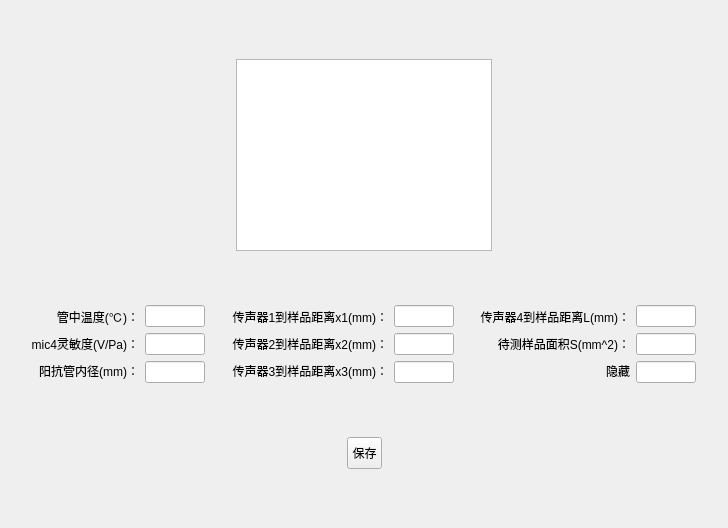
<?xml version="1.0" encoding="UTF-8"?>
<ui version="4.0">
 <class>Form</class>
 <widget class="QWidget" name="Form">
  <property name="geometry">
   <rect>
    <x>0</x>
    <y>0</y>
    <width>728</width>
    <height>528</height>
   </rect>
  </property>
  <property name="windowTitle">
   <string>Form</string>
  </property>
  <layout class="QVBoxLayout" name="verticalLayout_7" stretch="4,2,1">
   <item>
    <layout class="QHBoxLayout" name="horizontalLayout_3">
     <item>
      <spacer name="horizontalSpacer_3">
       <property name="orientation">
        <enum>Qt::Horizontal</enum>
       </property>
       <property name="sizeHint" stdset="0">
        <size>
         <width>40</width>
         <height>20</height>
        </size>
       </property>
      </spacer>
     </item>
     <item>
      <widget class="QGraphicsView" name="graphicsView">
       <property name="enabled">
        <bool>true</bool>
       </property>
       <property name="sizePolicy">
        <sizepolicy hsizetype="Fixed" vsizetype="Fixed">
         <horstretch>0</horstretch>
         <verstretch>0</verstretch>
        </sizepolicy>
       </property>
      </widget>
     </item>
     <item>
      <spacer name="horizontalSpacer_4">
       <property name="orientation">
        <enum>Qt::Horizontal</enum>
       </property>
       <property name="sizeHint" stdset="0">
        <size>
         <width>40</width>
         <height>20</height>
        </size>
       </property>
      </spacer>
     </item>
    </layout>
   </item>
   <item>
    <layout class="QHBoxLayout" name="horizontalLayout">
     <item>
      <spacer name="horizontalSpacer_5">
       <property name="orientation">
        <enum>Qt::Horizontal</enum>
       </property>
       <property name="sizeHint" stdset="0">
        <size>
         <width>40</width>
         <height>20</height>
        </size>
       </property>
      </spacer>
     </item>
     <item>
      <layout class="QVBoxLayout" name="verticalLayout">
       <item>
        <widget class="QLabel" name="label">
         <property name="sizePolicy">
          <sizepolicy hsizetype="Minimum" vsizetype="Fixed">
           <horstretch>0</horstretch>
           <verstretch>0</verstretch>
          </sizepolicy>
         </property>
         <property name="layoutDirection">
          <enum>Qt::LeftToRight</enum>
         </property>
         <property name="text">
          <string>管中温度(℃)：</string>
         </property>
         <property name="alignment">
          <set>Qt::AlignRight|Qt::AlignTrailing|Qt::AlignVCenter</set>
         </property>
        </widget>
       </item>
       <item>
        <widget class="QLabel" name="label_2">
         <property name="sizePolicy">
          <sizepolicy hsizetype="Minimum" vsizetype="Fixed">
           <horstretch>0</horstretch>
           <verstretch>0</verstretch>
          </sizepolicy>
         </property>
         <property name="text">
          <string>mic4灵敏度(V/Pa)：</string>
         </property>
         <property name="alignment">
          <set>Qt::AlignRight|Qt::AlignTrailing|Qt::AlignVCenter</set>
         </property>
        </widget>
       </item>
       <item>
        <widget class="QLabel" name="label_5">
         <property name="sizePolicy">
          <sizepolicy hsizetype="Minimum" vsizetype="Fixed">
           <horstretch>0</horstretch>
           <verstretch>0</verstretch>
          </sizepolicy>
         </property>
         <property name="text">
          <string>阳抗管内径(mm)：</string>
         </property>
         <property name="alignment">
          <set>Qt::AlignRight|Qt::AlignTrailing|Qt::AlignVCenter</set>
         </property>
        </widget>
       </item>
      </layout>
     </item>
     <item>
      <layout class="QVBoxLayout" name="verticalLayout_2">
       <item>
        <widget class="QLineEdit" name="tube_temperature_value">
         <property name="sizePolicy">
          <sizepolicy hsizetype="Minimum" vsizetype="Fixed">
           <horstretch>0</horstretch>
           <verstretch>0</verstretch>
          </sizepolicy>
         </property>
         <property name="maximumSize">
          <size>
           <width>60</width>
           <height>16777215</height>
          </size>
         </property>
         <property name="alignment">
          <set>Qt::AlignCenter</set>
         </property>
        </widget>
       </item>
       <item>
        <widget class="QLineEdit" name="mic4_sensitivity_value">
         <property name="sizePolicy">
          <sizepolicy hsizetype="Minimum" vsizetype="Fixed">
           <horstretch>0</horstretch>
           <verstretch>0</verstretch>
          </sizepolicy>
         </property>
         <property name="maximumSize">
          <size>
           <width>60</width>
           <height>16777215</height>
          </size>
         </property>
         <property name="alignment">
          <set>Qt::AlignCenter</set>
         </property>
        </widget>
       </item>
       <item>
        <widget class="QLineEdit" name="tubu_inner_diameter_value">
         <property name="sizePolicy">
          <sizepolicy hsizetype="Minimum" vsizetype="Fixed">
           <horstretch>0</horstretch>
           <verstretch>0</verstretch>
          </sizepolicy>
         </property>
         <property name="maximumSize">
          <size>
           <width>60</width>
           <height>16777215</height>
          </size>
         </property>
         <property name="alignment">
          <set>Qt::AlignCenter</set>
         </property>
        </widget>
       </item>
      </layout>
     </item>
     <item>
      <spacer name="horizontalSpacer_6">
       <property name="orientation">
        <enum>Qt::Horizontal</enum>
       </property>
       <property name="sizeHint" stdset="0">
        <size>
         <width>40</width>
         <height>20</height>
        </size>
       </property>
      </spacer>
     </item>
     <item>
      <layout class="QVBoxLayout" name="verticalLayout_3">
       <item>
        <widget class="QLabel" name="label_3">
         <property name="sizePolicy">
          <sizepolicy hsizetype="Minimum" vsizetype="Fixed">
           <horstretch>0</horstretch>
           <verstretch>0</verstretch>
          </sizepolicy>
         </property>
         <property name="text">
          <string>传声器1到样品距离x1(mm)：</string>
         </property>
         <property name="alignment">
          <set>Qt::AlignRight|Qt::AlignTrailing|Qt::AlignVCenter</set>
         </property>
        </widget>
       </item>
       <item>
        <widget class="QLabel" name="label_4">
         <property name="sizePolicy">
          <sizepolicy hsizetype="Minimum" vsizetype="Fixed">
           <horstretch>0</horstretch>
           <verstretch>0</verstretch>
          </sizepolicy>
         </property>
         <property name="text">
          <string>传声器2到样品距离x2(mm)：</string>
         </property>
         <property name="alignment">
          <set>Qt::AlignRight|Qt::AlignTrailing|Qt::AlignVCenter</set>
         </property>
        </widget>
       </item>
       <item>
        <widget class="QLabel" name="label_6">
         <property name="sizePolicy">
          <sizepolicy hsizetype="Minimum" vsizetype="Fixed">
           <horstretch>0</horstretch>
           <verstretch>0</verstretch>
          </sizepolicy>
         </property>
         <property name="text">
          <string>传声器3到样品距离x3(mm)：</string>
         </property>
         <property name="alignment">
          <set>Qt::AlignRight|Qt::AlignTrailing|Qt::AlignVCenter</set>
         </property>
        </widget>
       </item>
      </layout>
     </item>
     <item>
      <layout class="QVBoxLayout" name="verticalLayout_4">
       <item>
        <widget class="QLineEdit" name="mic1_to_sample_distance_value">
         <property name="sizePolicy">
          <sizepolicy hsizetype="Minimum" vsizetype="Fixed">
           <horstretch>0</horstretch>
           <verstretch>0</verstretch>
          </sizepolicy>
         </property>
         <property name="maximumSize">
          <size>
           <width>60</width>
           <height>16777215</height>
          </size>
         </property>
         <property name="alignment">
          <set>Qt::AlignCenter</set>
         </property>
        </widget>
       </item>
       <item>
        <widget class="QLineEdit" name="mic2_to_sample_distance_value">
         <property name="sizePolicy">
          <sizepolicy hsizetype="Minimum" vsizetype="Fixed">
           <horstretch>0</horstretch>
           <verstretch>0</verstretch>
          </sizepolicy>
         </property>
         <property name="maximumSize">
          <size>
           <width>60</width>
           <height>16777215</height>
          </size>
         </property>
         <property name="alignment">
          <set>Qt::AlignCenter</set>
         </property>
        </widget>
       </item>
       <item>
        <widget class="QLineEdit" name="mic3_to_sample_distance_value">
         <property name="sizePolicy">
          <sizepolicy hsizetype="Minimum" vsizetype="Fixed">
           <horstretch>0</horstretch>
           <verstretch>0</verstretch>
          </sizepolicy>
         </property>
         <property name="maximumSize">
          <size>
           <width>60</width>
           <height>16777215</height>
          </size>
         </property>
         <property name="alignment">
          <set>Qt::AlignCenter</set>
         </property>
        </widget>
       </item>
      </layout>
     </item>
     <item>
      <spacer name="horizontalSpacer_7">
       <property name="orientation">
        <enum>Qt::Horizontal</enum>
       </property>
       <property name="sizeHint" stdset="0">
        <size>
         <width>40</width>
         <height>20</height>
        </size>
       </property>
      </spacer>
     </item>
     <item>
      <layout class="QVBoxLayout" name="verticalLayout_5">
       <item>
        <widget class="QLabel" name="label_7">
         <property name="sizePolicy">
          <sizepolicy hsizetype="Minimum" vsizetype="Fixed">
           <horstretch>0</horstretch>
           <verstretch>0</verstretch>
          </sizepolicy>
         </property>
         <property name="text">
          <string>传声器4到样品距离L(mm)：</string>
         </property>
         <property name="alignment">
          <set>Qt::AlignRight|Qt::AlignTrailing|Qt::AlignVCenter</set>
         </property>
        </widget>
       </item>
       <item>
        <widget class="QLabel" name="label_8">
         <property name="sizePolicy">
          <sizepolicy hsizetype="Minimum" vsizetype="Fixed">
           <horstretch>0</horstretch>
           <verstretch>0</verstretch>
          </sizepolicy>
         </property>
         <property name="text">
          <string>待测样品面积S(mm^2)：</string>
         </property>
         <property name="alignment">
          <set>Qt::AlignRight|Qt::AlignTrailing|Qt::AlignVCenter</set>
         </property>
        </widget>
       </item>
       <item>
        <widget class="QLabel" name="label_9">
         <property name="sizePolicy">
          <sizepolicy hsizetype="Minimum" vsizetype="Fixed">
           <horstretch>0</horstretch>
           <verstretch>0</verstretch>
          </sizepolicy>
         </property>
         <property name="text">
          <string>隐藏</string>
         </property>
         <property name="alignment">
          <set>Qt::AlignRight|Qt::AlignTrailing|Qt::AlignVCenter</set>
         </property>
        </widget>
       </item>
      </layout>
     </item>
     <item>
      <layout class="QVBoxLayout" name="verticalLayout_6">
       <item>
        <widget class="QLineEdit" name="mic4_to_sample_distance_value">
         <property name="sizePolicy">
          <sizepolicy hsizetype="Minimum" vsizetype="Fixed">
           <horstretch>0</horstretch>
           <verstretch>0</verstretch>
          </sizepolicy>
         </property>
         <property name="maximumSize">
          <size>
           <width>60</width>
           <height>16777215</height>
          </size>
         </property>
         <property name="alignment">
          <set>Qt::AlignCenter</set>
         </property>
        </widget>
       </item>
       <item>
        <widget class="QLineEdit" name="sample_area_value">
         <property name="sizePolicy">
          <sizepolicy hsizetype="Minimum" vsizetype="Fixed">
           <horstretch>0</horstretch>
           <verstretch>0</verstretch>
          </sizepolicy>
         </property>
         <property name="maximumSize">
          <size>
           <width>60</width>
           <height>16777215</height>
          </size>
         </property>
         <property name="alignment">
          <set>Qt::AlignCenter</set>
         </property>
        </widget>
       </item>
       <item>
        <widget class="QLineEdit" name="yingcang1">
         <property name="sizePolicy">
          <sizepolicy hsizetype="Minimum" vsizetype="Fixed">
           <horstretch>0</horstretch>
           <verstretch>0</verstretch>
          </sizepolicy>
         </property>
         <property name="maximumSize">
          <size>
           <width>60</width>
           <height>16777215</height>
          </size>
         </property>
         <property name="alignment">
          <set>Qt::AlignCenter</set>
         </property>
        </widget>
       </item>
      </layout>
     </item>
     <item>
      <spacer name="horizontalSpacer_8">
       <property name="orientation">
        <enum>Qt::Horizontal</enum>
       </property>
       <property name="sizeHint" stdset="0">
        <size>
         <width>40</width>
         <height>20</height>
        </size>
       </property>
      </spacer>
     </item>
    </layout>
   </item>
   <item>
    <layout class="QHBoxLayout" name="horizontalLayout_2">
     <item>
      <spacer name="horizontalSpacer_2">
       <property name="orientation">
        <enum>Qt::Horizontal</enum>
       </property>
       <property name="sizeHint" stdset="0">
        <size>
         <width>40</width>
         <height>20</height>
        </size>
       </property>
      </spacer>
     </item>
     <item>
      <widget class="QToolButton" name="save_button">
       <property name="sizePolicy">
        <sizepolicy hsizetype="Fixed" vsizetype="Fixed">
         <horstretch>0</horstretch>
         <verstretch>0</verstretch>
        </sizepolicy>
       </property>
       <property name="styleSheet">
        <string notr="true">QToolButton {
    padding-top: 6px;
    padding-bottom: 3px;
}</string>
       </property>
       <property name="text">
        <string>保存</string>
       </property>
      </widget>
     </item>
     <item>
      <spacer name="horizontalSpacer">
       <property name="orientation">
        <enum>Qt::Horizontal</enum>
       </property>
       <property name="sizeHint" stdset="0">
        <size>
         <width>40</width>
         <height>20</height>
        </size>
       </property>
      </spacer>
     </item>
    </layout>
   </item>
  </layout>
 </widget>
 <resources/>
 <connections/>
</ui>
